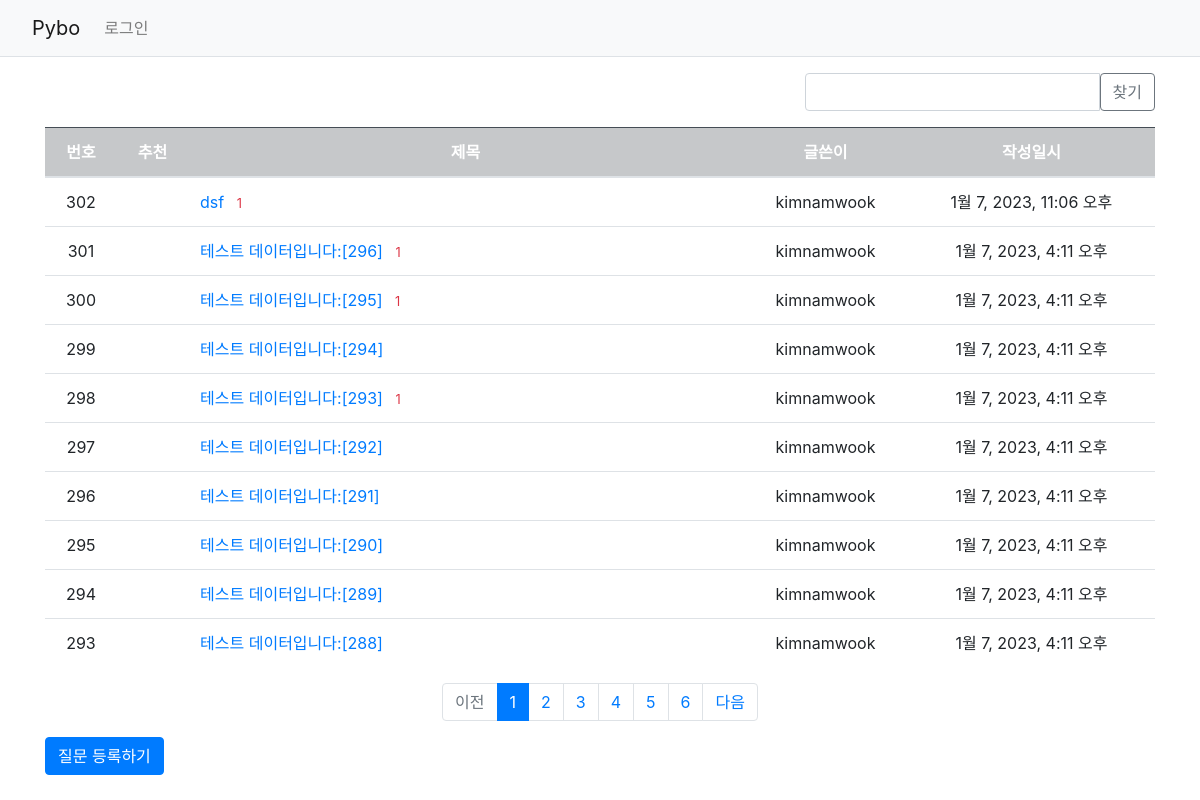
Screenshot of /pybo/ with the database file from the repository.
### pybo/models.py (models this page shows, shortened)
class Question(models.Model):
  author = models.ForeignKey(User, on_delete=models.CASCADE,
    related_name='author_question')
  subject = models.CharField(max_length=200)
  content = models.TextField()
  create_date = models.DateTimeField()
  modify_date = models.DateTimeField(null=True, blank=True)
  voter = models.ManyToManyField(User, related_name='voter_question') # voter 추가v

### pybo/views/base_views.py (the view, shortened to what this page needs)
# urls.py: path('', base_views.index, name='index'), # '/'에 해당되는 path
def index(request):
  page = request.GET.get('page','1') #페이지
  kw = request.GET.get('kw','')
  question_list = Question.objects.order_by('-create_date')
  paginator = Paginator(question_list, 10) #페이지당 10개씩 보여주기
  page_obj = paginator.get_page(page)
  context = {'question_list' : page_obj, 'page':page, 'kw':kw}
  return render(request, 'pybo/question_list.html', context)

### pybo/templatetags/pybo_filter.py (called while the page is built)
@register.filter
def sub(value, arg):
    return value - arg

### templates/pybo/question_list.html (shortened to what this page needs)
{% extends 'base.html' %}
{% load pybo_filter %}
{% block content %}
<div class='container my-3'>
  <div class='row justify-content-end my-3'>
    <div class='col-4 input-group'>
      <input type='text' class='form-control kw'
        value='{{ kw|default_if_none:'' }}'>
      <div clas='input-group-append'>
        <button class='btn btn-outline-secondary'
          type='button' id='btn_search'>찾기</button>
      </div>
    </div>
  </div>
  <table class='table my-3'>
    <thead>
      <tr class='text-center table-dark'>
        <th>번호</th>
        <th>추천</th>
        <th style='width:50%'>제목</th>
        <th>글쓴이</th>
        <th>작성일시</th>
      </tr>
    </thead>
    <tbody>
      {% if question_list %}
      {% for question in question_list %}
      <tr class='text-center'>
        <td>{{ question_list.paginator.count|sub:question_list.start_index|sub:forloop.counter0|add:1 }}</td>
        <td>
        </td>
        <td class='text-left'>
          <a href='{% url 'pybo:detail' question.id %}'>
            {{question.subject}}
          </a>
          {% if question.answer_set.count > 0 %}
          <span class="text-danger small ml-2">
            {{ question.answer_set.count }}
          </span>
          {% endif %}
        </td>
        <td>{{ question.author.username }}</td>
        <td>{{question.create_date}}</td>
      </tr>
      {% endfor %}
      {% else %}
      <tr>
        <td colspan='3'>질문이 없습니다.</td>
      </tr>
      {% endif %}
    </tbody>
  </table>
  <ul class='pagination justify-content-center'>
    {% if question_list.has_previous %}
    <li class='page-item'>
      <a class='page-link'
        data-page='{{ question_list.previous_page_number }}' href='#'>이전</a>
    </li>
    {% else %}
    <li class='page-item disabled'>
      <a class='page-link' tabindex='-1' aria-disabled='true' href='#'>
        이전
      </a>
    </li>
    {% endif %}
    {% for page_number in question_list.paginator.page_range %}
    {% if page_number >= question_list.number|add:-5 and page_number <= question_list.number|add:5 %}
      {% if page_number == question_list.number %}
      <li class='page-item active' aria-current='page'>
        <a class='page-link' data-page='{{ page_number }}' href='#'>
          {{ page_number }}
        </a>
      </li>
      {% else %}
      <li class='page-item'>
        <a class='page-link' data-page='{{ page_number }}' href='#'>
          {{ page_number }}
        </a>
      </li>
      {% endif %}
    {% endif %}
    {% endfor %}
    {% if question_list.has_next %}
    <li class='page-item'>
      <a class='page-link'
        data-page='{{ question_list.next_page_number }}' href='#'>다음</a>
    </li>
    {% endif %}
  </ul>
  <a href="{% url 'pybo:question_create' %}" class='btn btn-primary'>
    질문 등록하기
  </a>
</div>
{% endblock %}

### templates/base.html (shortened to what this page needs)
{% load static %}
<!doctype html>
<html lang='ko'>
  <head>
    <link rel='stylesheet' type='text/css' href='{% static 'bootstrap.min.css' %}'>
    <link rel='stylesheet' type='text/css' href='{% static 'style.css' %}'>
  </head>
  <body>
    {% include 'navbar.html' %}
    {% block content %}
    {% endblock %}
  </body>
  </html>

### templates/navbar.html (shortened to what this page needs)
<nav class='navbar navbar-expand-lg navbar-light bg-light border-bottom'>
  <a class='navbar-brand mx-3' href='{% url 'pybo:index' %}'>Pybo</a>
  <div class='collapse navbar-collapse flex-grow-0' id='navbarNav'>
    <ul class='navbar-nav'>
      <li class='nav-item'>
        {% if user.is_authenticated %}
        <a class='nav-link' href='{% url 'common:logout' %}'>
          {{ user.username }} (로그아웃)
        </a>
        {% else %}
        <a class='nav-link' href='{% url 'common:login' %}'>로그인</a>
        {% endif %}
      </li>
    </ul>
  </div>
</nav>

### rows the page displays
Question: paginator.count|sub "302", subject "dsf", answer_set.count "1", author.username "kimnamwook", create_date "1월 7, 2023, 11:06 오후"
Question: paginator.count|sub "301", subject "테스트 데이터입니다:[296]", answer_set.count "1", author.username "kimnamwook", create_date "1월 7, 2023, 4:11 오후"
Question: paginator.count|sub "300", subject "테스트 데이터입니다:[295]", answer_set.count "1", author.username "kimnamwook", create_date "1월 7, 2023, 4:11 오후"
Question: paginator.count|sub "299", subject "테스트 데이터입니다:[294]", author.username "kimnamwook", create_date "1월 7, 2023, 4:11 오후"
Question: paginator.count|sub "298", subject "테스트 데이터입니다:[293]", answer_set.count "1", author.username "kimnamwook", create_date "1월 7, 2023, 4:11 오후"
Question: paginator.count|sub "297", subject "테스트 데이터입니다:[292]", author.username "kimnamwook", create_date "1월 7, 2023, 4:11 오후"
Question: paginator.count|sub "296", subject "테스트 데이터입니다:[291]", author.username "kimnamwook", create_date "1월 7, 2023, 4:11 오후"
Question: paginator.count|sub "295", subject "테스트 데이터입니다:[290]", author.username "kimnamwook", create_date "1월 7, 2023, 4:11 오후"
Question: paginator.count|sub "294", subject "테스트 데이터입니다:[289]", author.username "kimnamwook", create_date "1월 7, 2023, 4:11 오후"
Question: paginator.count|sub "293", subject "테스트 데이터입니다:[288]", author.username "kimnamwook", create_date "1월 7, 2023, 4:11 오후"

### other values shown
{{ page_number }} "1"
{{ page_number }} "2" "3" "4" "5" "6"
